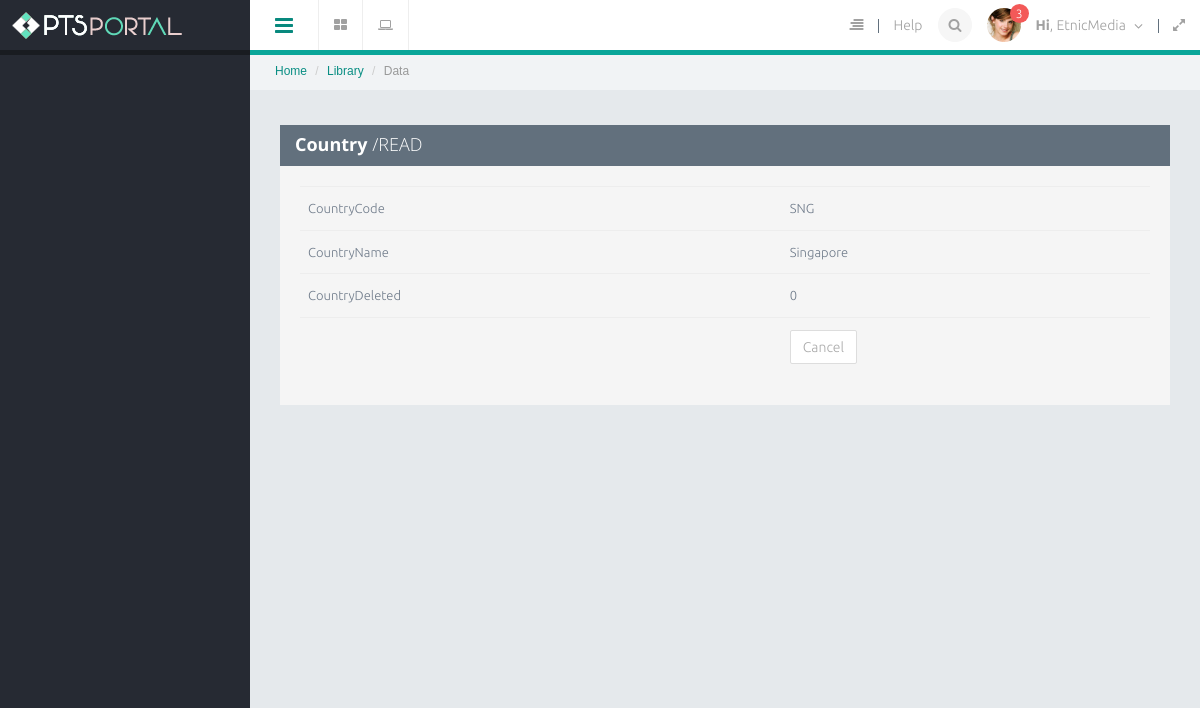
Page /country/read/2html on the committed database.
### tables this page shows
CREATE TABLE `country` (
  `id` int(11) NOT NULL AUTO_INCREMENT,
  `CountryCode` varchar(5) NOT NULL,
  `CountryName` varchar(50) NOT NULL,
  `CountryDeleted` tinyint(4) NOT NULL,
  PRIMARY KEY (`id`)
);

### application/libraries/Template.php (called while the page is built, shortened)
<?php
class Template{
    protected $_CI;
    function __construct(){
        $this->_CI=&get_instance();
    }
    function caplet($template,$data=null){
        $data['_content']=$this->_CI->load->view($template,$data,true);
        $data['_header']=$this->_CI->load->view('themes/caplet/header',$data,true);
        $data['_slideleft']=$this->_CI->load->view('themes/caplet/slideleft',$data,true);
        $data['_modal_message']=$this->_CI->load->view('themes/caplet/modal_message',$data,true);
        $data['_modal_notification']=$this->_CI->load->view('themes/caplet/modal_notification',$data,true);
        $data['_leftnav']=$this->_CI->load->view('themes/caplet/leftnav',$data,true);
        $data['_rightnav']=$this->_CI->load->view('themes/caplet/rightnav',$data,true);
        $data['_sidebar']=$this->_CI->load->view('themes/caplet/sidebar',$data,true);
        $this->_CI->load->view('themes/caplet.php',$data);
    }
}

### application/controllers/Country.php (called while the page is built, shortened)
<?php
class Country extends CI_Controller
{
    public function read($id)
    {
        $row = $this->Mcountry->get_by_id($id);
        if ($row) {
            $data = array(
		'id' => $row->id,
		'CountryCode' => $row->CountryCode,
		'CountryName' => $row->CountryName,
		'CountryDeleted' => $row->CountryDeleted,
	    );
            $this->template->caplet('country/country_read', $data);
        } else {
            $this->session->set_flashdata('message', 'Record Not Found');
            redirect(site_url('country'));
        }
    }
}

### index.php (called while the page is built, shortened)
<?php
require_once BASEPATH.'core/CodeIgniter.php';

### application/models/Mcountry.php (called while the page is built, shortened)
<?php
class Mcountry extends CI_Model
{
    public $table = 'country';
    public $id = 'id';
    function get_by_id($id)
    {
        $this->db->where($this->id, $id);
        return $this->db->get($this->table)->row();
    }
}

### application/views/country/country_read.php (the view, shortened to what this page needs)
<section class="panel" style="background-color: whitesmoke">
    <header class="panel-heading btn-inverse">
        <h4><strong>Country</strong> /READ</h4>
    </header>
    <div class="panel-body">
         <table class="table">
	    <tr><td>CountryCode</td><td><?php echo $CountryCode; ?></td></tr>
	    <tr><td>CountryName</td><td><?php echo $CountryName; ?></td></tr>
	    <tr><td>CountryDeleted</td><td><?php echo $CountryDeleted; ?></td></tr>
	    <tr><td></td><td><a href="<?php echo site_url('country') ?>" class="btn btn-default">Cancel</a></td></tr>
	</table>
</section>

### rows in the picture
country: CountryCode "SNG", CountryName "Singapore", CountryDeleted "0"
